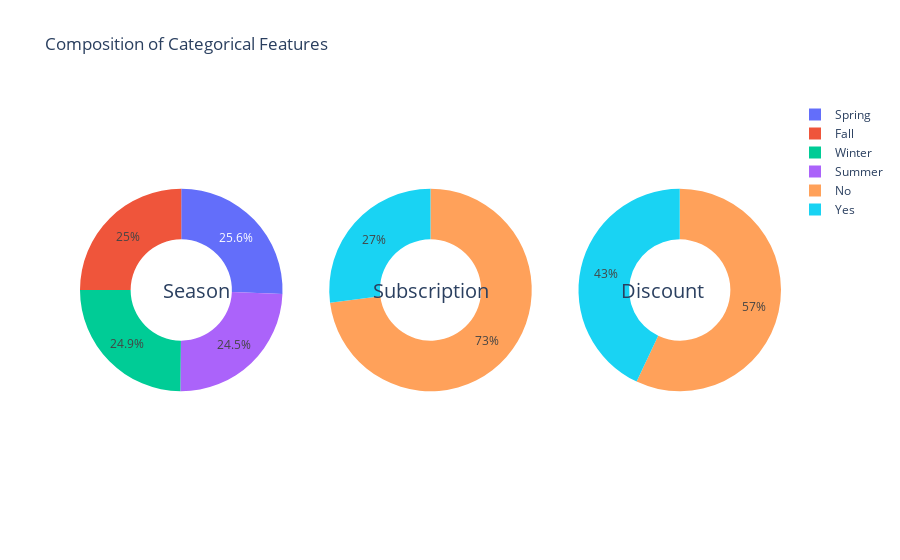

The notebook cell this image was saved under:
### Code cell
fig = make_subplots(rows=1, cols=3, specs=[[{"type": "pie"}, {"type": "pie"}, {'type': 'pie'}]])
fig.add_trace(go.Pie(labels=seasons.index, values = [x for x in seasons['count']]),1,1)
fig.add_trace(go.Pie(labels=subscriptions.index, values = [x for x in subscriptions['count']]),1,2)
fig.add_trace(go.Pie(labels=discounts.index, values = [x for x in discounts['count']]),1,3)
fig.update_traces(hole=.5, hoverinfo="label+percent+name")
fig.update_layout(title_text="Composition of Categorical Features",annotations=[dict(text='Season', x=0.115, y=0.5, font_size=20, showarrow=False),dict(text='Subscription', x=0.5, y=0.5, font_size=20, showarrow=False),dict(text='Discount', x=.893, y=0.5, font_size=20, showarrow=False)])

### Figure 1 — Plotly figure (JSON) as saved in the notebook; plotly's stock layout.template omitted (floating-point values rounded to 4 significant figures)
{"data": [{"domain": {"x": [0, 0.2889], "y": [0, 1]}, "hole": 0.5, "hoverinfo": "label+percent+name", "labels": ["Spring", "Fall", "Winter", "Summer"], "type": "pie", "values": [999, 975, 971, 955]}, {"domain": {"x": [0.3556, 0.6444], "y": [0, 1]}, "hole": 0.5, "hoverinfo": "label+percent+name", "labels": ["No", "Yes"], "type": "pie", "values": [2847, 1053]}, {"domain": {"x": [0.7111, 1], "y": [0, 1]}, "hole": 0.5, "hoverinfo": "label+percent+name", "labels": ["No", "Yes"], "type": "pie", "values": [2223, 1677]}], "layout": {"annotations": [{"font": {"size": 20}, "showarrow": false, "text": "Season", "x": 0.115, "y": 0.5}, {"font": {"size": 20}, "showarrow": false, "text": "Subscription", "x": 0.5, "y": 0.5}, {"font": {"size": 20}, "showarrow": false, "text": "Discount", "x": 0.893, "y": 0.5}], "title": {"text": "Composition of Categorical Features"}}}
